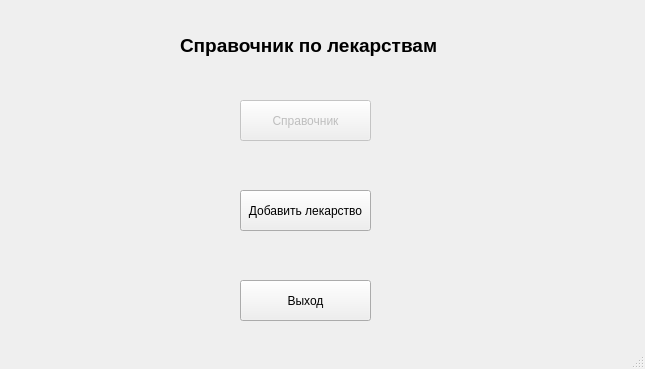
<?xml version="1.0" encoding="UTF-8"?>
<ui version="4.0">
 <class>MainWindow</class>
 <widget class="QMainWindow" name="MainWindow">
  <property name="geometry">
   <rect>
    <x>0</x>
    <y>0</y>
    <width>645</width>
    <height>369</height>
   </rect>
  </property>
  <property name="windowTitle">
   <string>MainWindow</string>
  </property>
  <widget class="QWidget" name="centralwidget">
   <widget class="QLabel" name="label">
    <property name="geometry">
     <rect>
      <x>180</x>
      <y>20</y>
      <width>431</width>
      <height>51</height>
     </rect>
    </property>
    <property name="font">
     <font>
      <pointsize>14</pointsize>
      <weight>75</weight>
      <bold>true</bold>
     </font>
    </property>
    <property name="text">
     <string>Справочник по лекарствам</string>
    </property>
   </widget>
   <widget class="QPushButton" name="pushButton">
    <property name="enabled">
     <bool>false</bool>
    </property>
    <property name="geometry">
     <rect>
      <x>240</x>
      <y>100</y>
      <width>131</width>
      <height>41</height>
     </rect>
    </property>
    <property name="text">
     <string>Справочник</string>
    </property>
    <property name="checkable">
     <bool>false</bool>
    </property>
    <property name="flat">
     <bool>false</bool>
    </property>
   </widget>
   <widget class="QPushButton" name="pushButton_2">
    <property name="geometry">
     <rect>
      <x>240</x>
      <y>190</y>
      <width>131</width>
      <height>41</height>
     </rect>
    </property>
    <property name="text">
     <string>Добавить лекарство</string>
    </property>
   </widget>
   <widget class="QPushButton" name="pushButton_3">
    <property name="geometry">
     <rect>
      <x>240</x>
      <y>280</y>
      <width>131</width>
      <height>41</height>
     </rect>
    </property>
    <property name="text">
     <string>Выход</string>
    </property>
   </widget>
  </widget>
  <widget class="QStatusBar" name="statusbar"/>
 </widget>
 <resources/>
 <connections/>
</ui>
